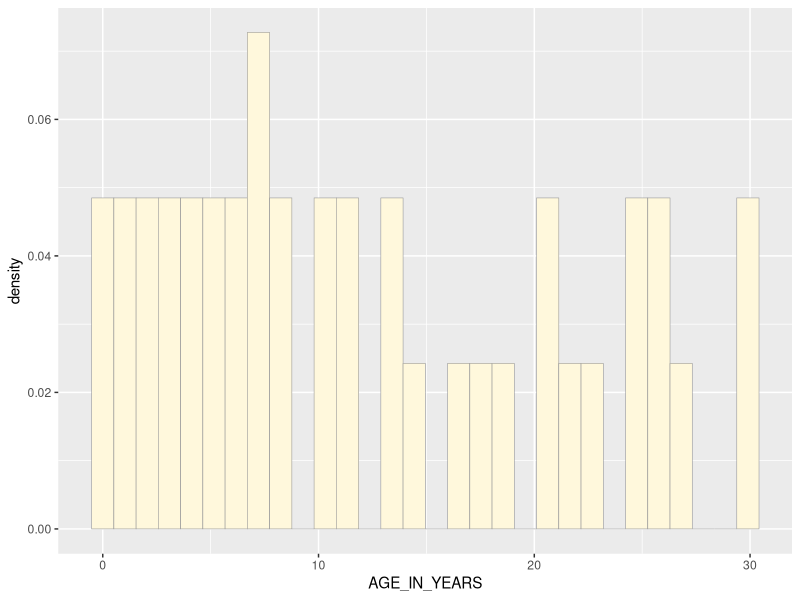
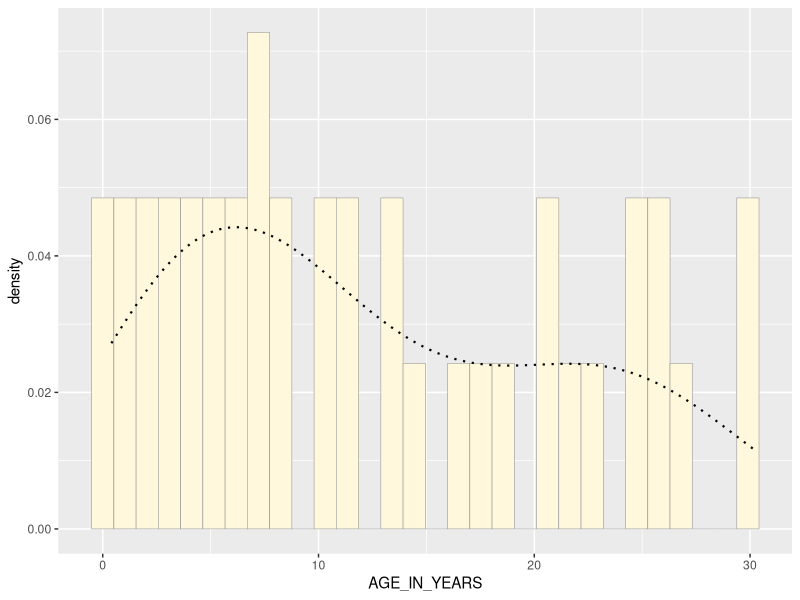
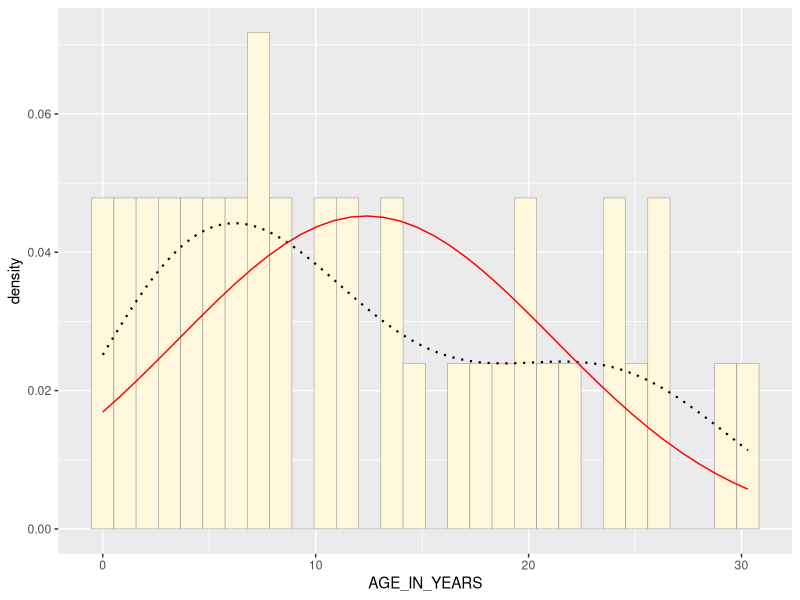
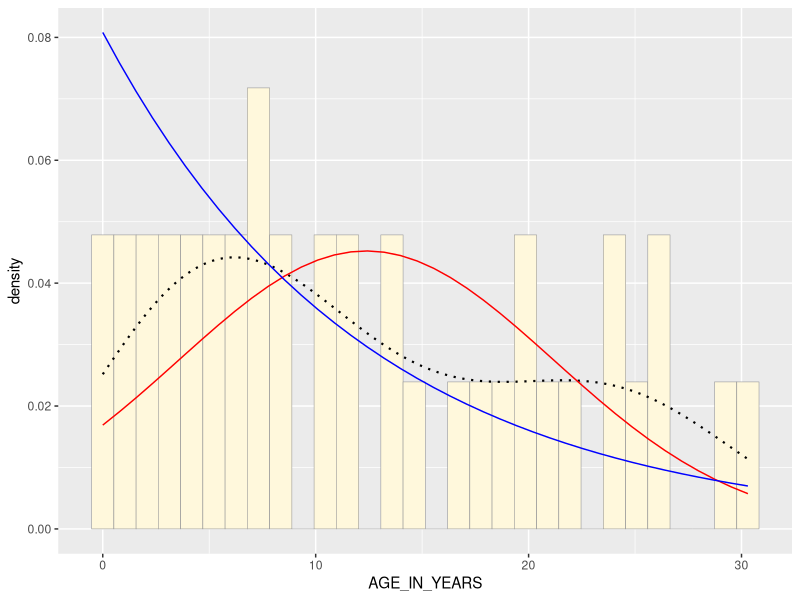
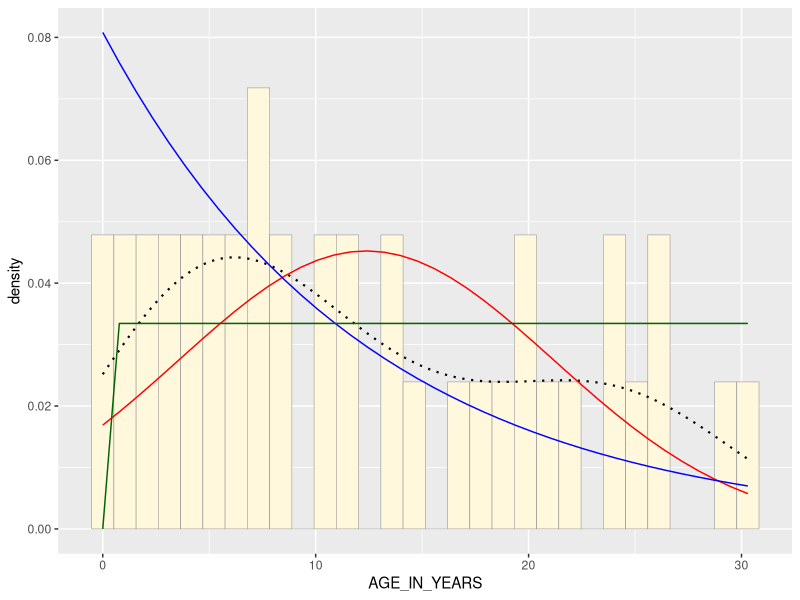
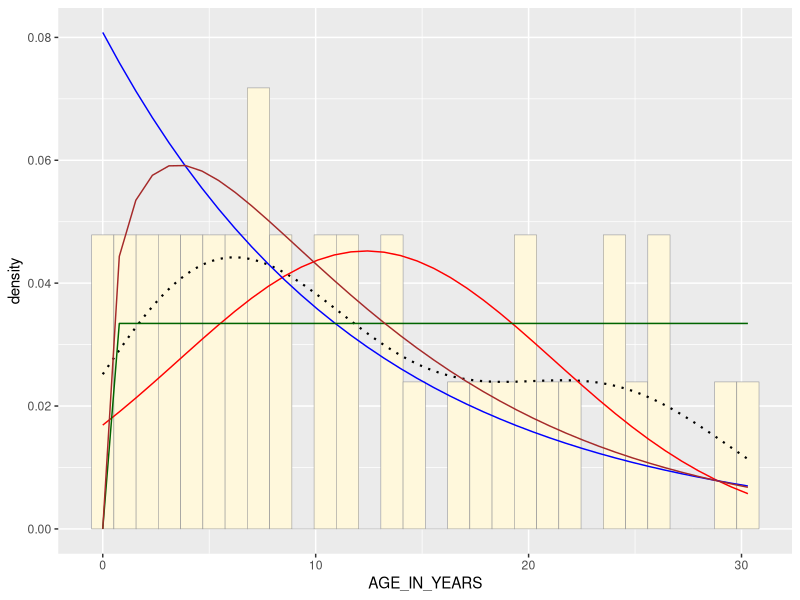
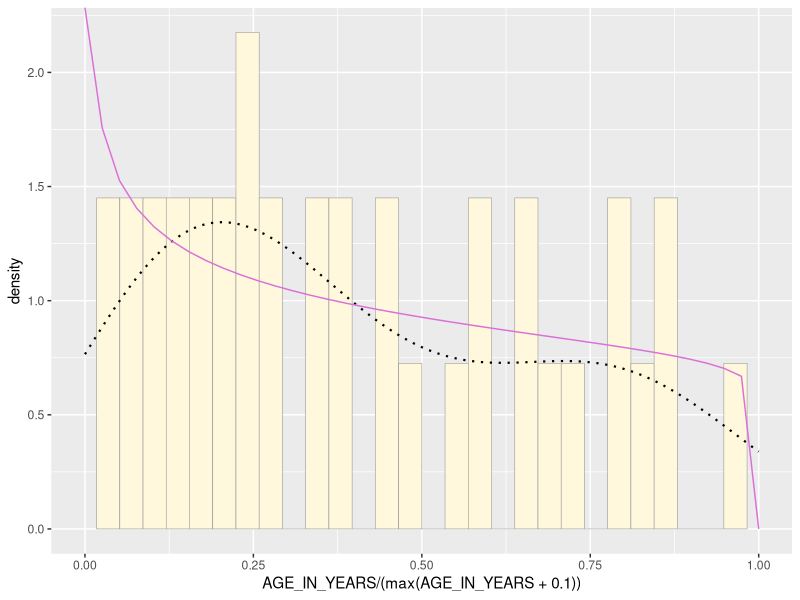
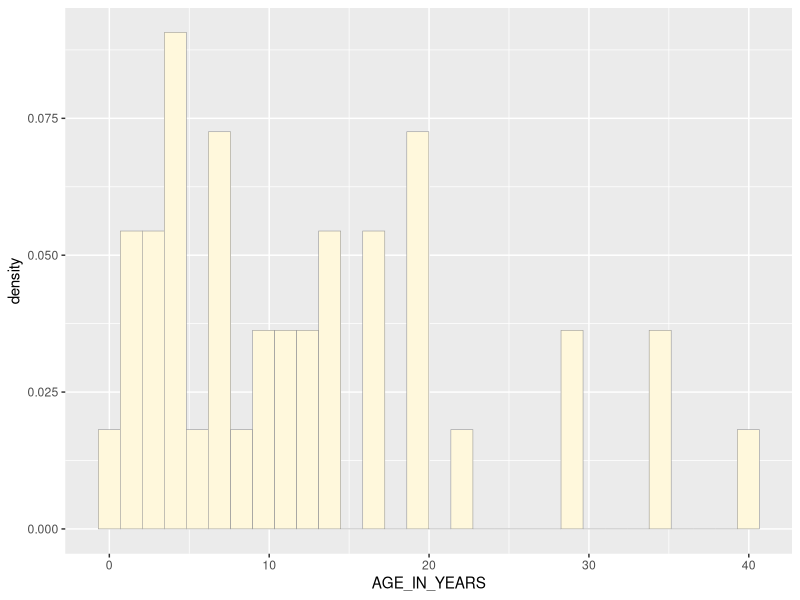

Here is the R script that generated these plots, in order:
## ---- chunk 1
# Open Libraries
# library(ggplot2) # for graphics
# library(MASS) # for maximum likelihood estimation

# Read in data vector: quick and dirty, a truncated normal distribution to work on the solution set
# z <- rnorm(n=3000,mean=0.2)
# z <- data.frame(1:3000,z)
# names(z) <- list("ID","myVar")
# z <- z[z$myVar>0,]
# str(z)
# 
# # Plot histogram of data
# p1 <- ggplot(data=z, aes(x=myVar, y=..density..)) +
#   geom_histogram(color="grey60",fill="cornsilk",size=0.2)
# print(p1)
# 
# # Add empirical density curve 
# p1 <-  p1 +  geom_density(linetype="dotted",size=0.75)
# print(p1)

# # Get maximum likelihood parameters for "normal" 
# normPars <- fitdistr(z$myVar,"normal")
# print(normPars)
# str(normPars)
# normPars$estimate["mean"] # note structure of getting a named attribute
# 
# # Plot "normal" probability density 
# meanML <- normPars$estimate["mean"]
# sdML <- normPars$estimate["sd"]
# 
# xval <- seq(0,max(z$myVar),len=length(z$myVar))
# 
# #  stat <- stat_function(aes(x = xval, y = ..y..), fun = dnorm, colour="red", n = length(z$myVar), args = list(mean = meanML, sd = sdML))
#  p1 + stat

# # Plot "exponential" probability density
# expoPars <- fitdistr(z$myVar,"exponential")
# rateML <- expoPars$estimate["rate"]
# 
# stat2 <- stat_function(aes(x = xval, y = ..y..), fun = dexp, colour="blue", n = length(z$myVar), args = list(rate=rateML))
#  p1 + stat + stat2
#  
# # Plot "uniform" probability density 
#  stat3 <- stat_function(aes(x = xval, y = ..y..), fun = dunif, colour="darkgreen", n = length(z$myVar), args = list(min=min(z$myVar), max=max(z$myVar)))
#  p1 + stat + stat2 + stat3
 
# # Plot "gamma" probability density 
#  gammaPars <- fitdistr(z$myVar,"gamma")
# shapeML <- gammaPars$estimate["shape"]
# rateML <- gammaPars$estimate["rate"]

# stat4 <- stat_function(aes(x = xval, y = ..y..), fun = dgamma, colour="brown", n = length(z$myVar), args = list(shape=shapeML, rate=rateML))
#  p1 + stat + stat2 + stat3 + stat4
 
# # Plot "beta" probability density 
# pSpecial <- ggplot(data=z, aes(x=myVar/(max(myVar + 0.1)), y=..density..)) +
#   geom_histogram(color="grey60",fill="cornsilk",size=0.2) + 
#   xlim(c(0,1)) +
#   geom_density(size=0.75,linetype="dotted")

# betaPars <- fitdistr(x=z$myVar/max(z$myVar + 0.1),start=list(shape1=1,shape2=2),"beta")
# shape1ML <- betaPars$estimate["shape1"]
# shape2ML <- betaPars$estimate["shape2"]

# statSpecial <- stat_function(aes(x = xval, y = ..y..), fun = dbeta, colour="orchid", n = length(z$myVar), args = list(shape1=shape1ML,shape2=shape2ML))
# pSpecial + statSpecial
 
 
## ---- chunk 2
z <- read.table("MyDataFile.csv",header=TRUE,sep=",")
str(z)
summary(z)
library(ggplot2) # for graphics
library(MASS) # for maximum likelihood estimation
p1 <- ggplot(data=z, aes(x=AGE_IN_YEARS, y=..density..)) +
  geom_histogram(color="grey60",fill="cornsilk",size=0.2) 
print(p1) # histogram of the age of humpback whales in a study. A histogram can only have one quantitative value. 

p1 <-  p1 +  geom_density(linetype="dotted",size=0.75)
print(p1) # an empirical density curve to smooth out the data

normPars <- fitdistr(z$AGE_IN_YEARS,"normal") # z$AGE_IN_YEARS
print(normPars)
str(normPars)
normPars$estimate["mean"] # the mean age of humpback whales was 12.375 years

meanML <- normPars$estimate["mean"]
sdML <- normPars$estimate["sd"]

xval <- seq(0,max(z$AGE_IN_YEARS),len=length(z$AGE_IN_YEARS))

 stat <- stat_function(aes(x = xval, y = ..y..), fun = dnorm, colour="red", n = length(z$AGE_IN_YEARS), args = list(mean = meanML, sd = sdML))
 p1 + stat # Normal probability density 
 
 expoPars <- fitdistr(z$AGE_IN_YEARS,"exponential")
rateML <- expoPars$estimate["rate"]

stat2 <- stat_function(aes(x = xval, y = ..y..), fun = dexp, colour="blue", n = length(z$AGE_IN_YEARS), args = list(rate=rateML))
 p1 + stat + stat2 # exponential curve
 
 stat3 <- stat_function(aes(x = xval, y = ..y..), fun = dunif, colour="darkgreen", n = length(z$AGE_IN_YEARS), args = list(min=min(z$AGE_IN_YEARS), max=max(z$AGE_IN_YEARS)))
 p1 + stat + stat2 + stat3 # uniform distribution
 
 gammaPars <- fitdistr(z$AGE_IN_YEARS,"gamma")
shapeML <- gammaPars$estimate["shape"]
rateML <- gammaPars$estimate["rate"]

stat4 <- stat_function(aes(x = xval, y = ..y..), fun = dgamma, colour="brown", n = length(z$AGE_IN_YEARS), args = list(shape=shapeML, rate=rateML))
 p1 + stat + stat2 + stat3 + stat4 # Gamma probability density. Looks most similar to data 
 
 pSpecial <- ggplot(data=z, aes(x=AGE_IN_YEARS/(max(AGE_IN_YEARS + 0.1)), y=..density..)) +
  geom_histogram(color="grey60",fill="cornsilk",size=0.2) + 
  xlim(c(0,1)) +
  geom_density(size=0.75,linetype="dotted")

betaPars <- fitdistr(x=z$AGE_IN_YEARS/max(z$AGE_IN_YEARS + 0.1),start=list(shape1=1,shape2=2),"beta")
shape1ML <- betaPars$estimate["shape1"]
shape2ML <- betaPars$estimate["shape2"]

statSpecial <- stat_function(aes(x = xval, y = ..y..), fun = dbeta, colour="orchid", n = length(z$AGE_IN_YEARS), args = list(shape1=shape1ML,shape2=shape2ML))
pSpecial + statSpecial # This is a very weird curve. 

## ---- chunk 3
z <- rgamma(40,1.396564, rate = 0.1128381)
z <- data.frame(1:3000,z)
names(z) <- list("SAMPLE", "AGE_IN_YEARS")
z <- z[z$AGE_IN_YEARS>0,]
str(z)
summary(z$AGE_IN_YEARS)

library(ggplot2) # for graphics
library(MASS) # for maximum likelihood estimation
p1 <- ggplot(data=z, aes(x=AGE_IN_YEARS, y=..density..)) +
  geom_histogram(color="grey60",fill="cornsilk",size=0.2) 
print(p1) # histogram of the age of humpback whales in a study. A histogram can only have one quantitative value. 

p1 <-  p1 +  geom_density(linetype="dotted",size=0.75)
print(p1) # an empirical density curve to smooth out the data

w <- read.table("MyDataFile.csv",header=TRUE,sep=",")
str(w)
summary(w)
library(ggplot2) # for graphics
library(MASS) # for maximum likelihood estimation
p1 <- ggplot(data=w, aes(x=AGE_IN_YEARS, y=..density..)) +
  geom_histogram(color="grey60",fill="cornsilk",size=0.2) 
print(p1) # histogram of the age of humpback whales in a study. A histogram can only have one quantitative value. 

p1 <-  p1 +  geom_density(linetype="dotted",size=0.75)
print(p1) # an empirical density curve to smooth out the data

# The histograms are quite different. I was deciding between using uniform or gamma distribution for my simulation and decided to do gamma. The original graph looks relatively uniform, but does have a trend from high to low going left to right. There were two very small humps in the probability curve for the raw data histogram, but overall there was a single curve trending downward.  However, the gamma histogram had two large humps at the left of the histogram and three smaller ones to the right of the histogram according to the probability curve. The data were concentrated at the left of the histogram, with very few values to the right. Overall, the graph of the simulated data using the gamma distribution did not fit the data well and looked very different from the original histogram of the data. 
